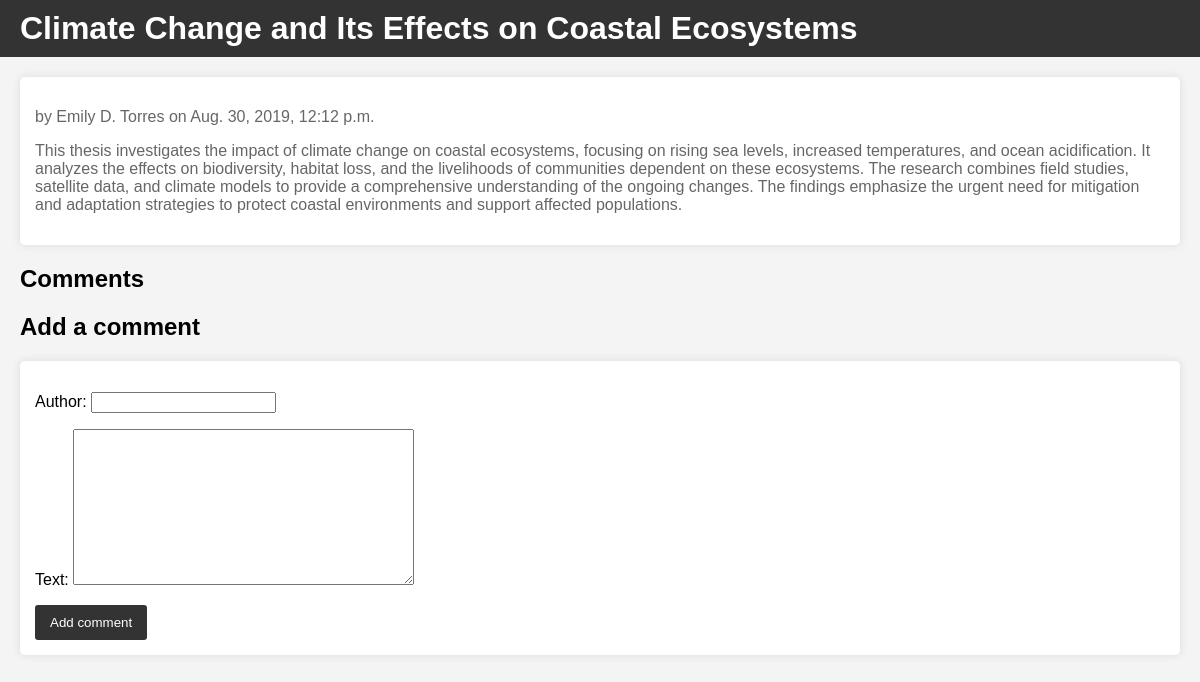
The page /thesis/5/ on the database its author committed.
### blog/models.py (models this page shows, shortened)
class Thesis(models.Model):
    STATUS_CHOICES = [
        ('draft', 'Draft'),
        ('published', 'Published'),
    ]
    title = models.CharField(max_length=200)
    author = models.CharField(max_length=100)
    description = models.TextField()
    date = models.DateTimeField(default=timezone.now)
    status = models.CharField(max_length=10, choices=STATUS_CHOICES, default='draft')

### blog/views.py (the view)
# urls.py: path('thesis/<int:pk>/', views.thesis_detail, name='thesis_detail'),
def thesis_detail(request, pk):
    thesis = get_object_or_404(Thesis, pk=pk)
    if request.method == 'POST':
        form = CommentForm(request.POST)
        if form.is_valid():
            comment = form.save(commit=False)
            comment.thesis = thesis
            comment.save()
            return redirect('thesis_detail', pk=thesis.pk)
    else:
        form = CommentForm()
    return render(request, 'blog/thesis_detail.html', {'thesis': thesis, 'form': form})

### blog/forms.py
class CommentForm(forms.ModelForm):
    class Meta:
        model = Comment
        fields = ['author', 'text']

### blog/templates/blog/thesis_detail.html (shortened to what this page needs)
<!DOCTYPE html>
<html>
<head>
</head>
<body>
    <h1>{{ thesis.title }}</h1>
    <div class="container">
        <div class="thesis-detail">
            <p>by {{ thesis.author }} on {{ thesis.date }}</p>
            <p>{{ thesis.description }}</p>
        </div>
        <h2>Comments</h2>
        <div class="add-comment">
            <h2>Add a comment</h2>
            <form method="post">
                {{ form.as_p }}
                <button type="submit">Add comment</button>
            </form>
        </div>
    </div>
</body>
</html>

### blog/templates/blog/thesis_detail.html (style rules this page uses)
body { font-family: Arial, sans-serif; margin: 0; padding: 0; background-color: #f4f4f4; }
h1 { background-color: #333; color: #fff; padding: 10px 20px; margin: 0; }
.container { padding: 20px; }
.thesis-detail { background-color: #fff; padding: 15px; border-radius: 5px; box-shadow: 0 0 10px rgba(0, 0, 0, 0.1); margin-bottom: 20px; }
.thesis-detail p { color: #666; }
.add-comment form { background-color: #fff; padding: 15px; border-radius: 5px; box-shadow: 0 0 10px rgba(0, 0, 0, 0.1); }
.add-comment button { background-color: #333; color: #fff; border: none; padding: 10px 15px; border-radius: 3px; cursor: pointer; }

### rows shown on the page
Thesis: title "Climate Change and Its Effects on Coastal Ecosystems", author "Emily D. Torres", date "Aug. 30, 2019, 12:12 p.m.", description "This thesis investigates the impact of climate change on coastal ecosystems, focusing on rising sea levels, increased temperatures, and ocean acidification. It analyzes the effects on biodiversity, habitat loss, and the livelihoods of communities dependent on these ecosystems. The research combines field studies, satellite data, and climate models to provide a comprehensive understanding of the ongoing changes. The findings emphasize the urgent need for mitigation and adaptation strategies to protect coastal environments and support affected populations."
